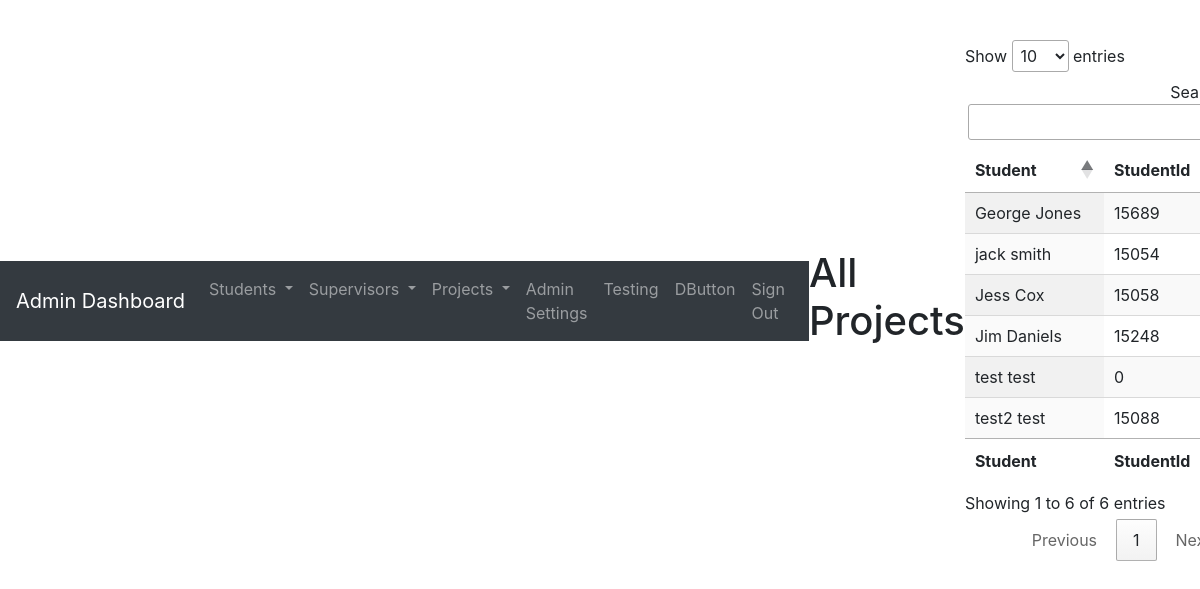
The app's page /adminDashboard/allStudents.php (signed in) with its own data.
### tables this page shows
CREATE TABLE `students` (
  `Id` int(11) NOT NULL,
  `FirstName` varchar(20) NOT NULL,
  `LastName` varchar(20) NOT NULL,
  `StudentId` int(11) NOT NULL
);

### tables/displayAllStudents.php (the view, shortened to what this page needs)
<?php
$sql = "SELECT FirstName, LastName, StudentId FROM students";
$result = $db->query($sql);
while($row = $result->fetch_assoc()) {
	echo '<tr>';
	echo "<td>". $row["FirstName"] . " " . $row["LastName"] . "</td>";
	echo "<td>". $row["StudentId"] . "</td>";
	echo "</tr>";
}
?>

### css/login.css (style rules this page uses)
body { display: flex; align-items: center; height: 100%; padding-top: 40px; padding-bottom: 40px; }

### records on screen
students: FirstName "jack", LastName "smith", StudentId "15054"
students: FirstName "Jess", LastName "Cox", StudentId "15058"
students: FirstName "test", LastName "test", StudentId "0"
students: FirstName "test2", LastName "test", StudentId "15088"
students: FirstName "George", LastName "Jones", StudentId "15689"
students: FirstName "Jim", LastName "Daniels", StudentId "15248"

### other values on screen
$_SESSION['login_user'] "DButton"
